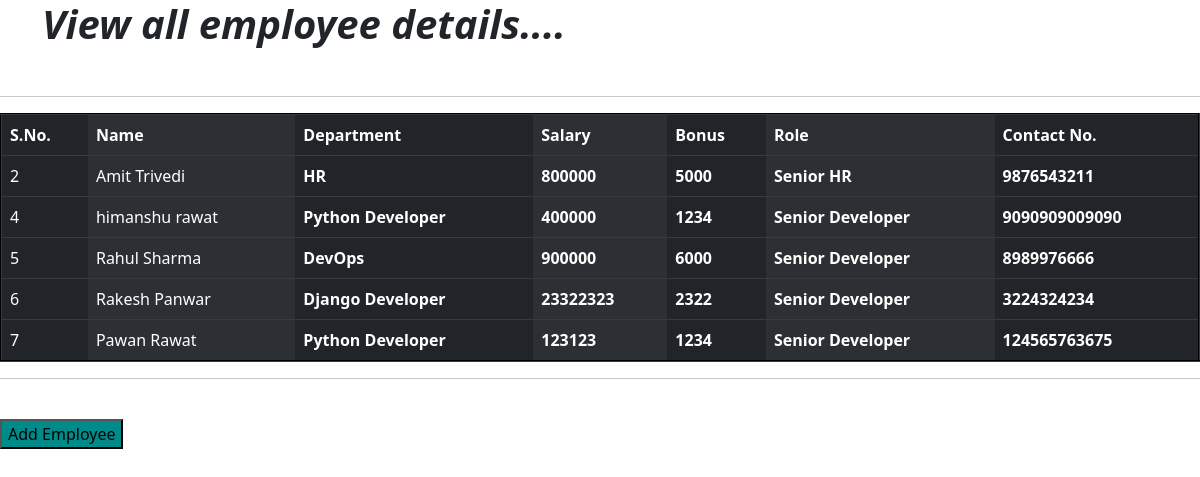
Screenshot of /all with the database file from the repository.
### management/models.py (models this page shows, shortened)
class Employee(models.Model):
    first_name = models.CharField(max_length=25)
    last_name = models.CharField(max_length=20)
    department = models.ForeignKey(Department,default=0, on_delete=models.CASCADE)
    salary = models.IntegerField(default=0)
    bonus = models.IntegerField(default=0)
    role = models.ForeignKey(Role,default=0 ,on_delete=models.CASCADE)
    phone_no = models.IntegerField(default=0)

class Department(models.Model):
    name = models.CharField(max_length=30, null=False)
    location = models.CharField(max_length=100)
    def __str__(self):
        return self.name

class Role(models.Model):
    name = models.CharField(max_length=50, null=False)
    def __str__(self):
        return self.name

### management/views.py (the view)
# urls.py: path('all', views.all, name='all' ),
def all(request):
    emp = Employee.objects.all()
    return render(request, 'all.html', {'employee': emp})

### templates/all.html (shortened to what this page needs)
<!DOCTYPE html>
<html lang="en">
<head>
    <link href="https://cdn.jsdelivr.net/npm/bootstrap@5.3.0-alpha1/dist/css/bootstrap.min.css" rel="stylesheet"
>
</head>
</head>
<body>
    <div class="container">
        <h1><i><b> View all employee details....</b></i></h1><br>
    </div><hr>
    <table border="2" cell spacing="3" class="table table-dark table-striped-columns">
        <tr>
            <th>S.No.</th>
            <th>Name</th>
            <th>Department</th>
            <th>Salary</th>
            <th>Bonus</th>
            <th>Role</th>
            <th>Contact No.</th>
        </tr>
        {% for emp in employee %}
        <tr>
            <td>{{ emp.id }}</td>
            <td>{{ emp.first_name }}
                {{ emp.last_name }}</td>
            <th>{{ emp.department }}</th>
            <th>{{ emp.salary }}</th>
            <th>{{ emp.bonus }} </th>
            <th>{{ emp.role }}</th>
            <th>{{ emp.phone_no }}</th>
        {% endfor %}
        </tr>
    </table>
    <hr>
    <br>
    <a href="/add"><input type="button" value="Add Employee" style="background-color: darkcyan; "></a>
</body>
</html>

### rows the page displays
Employee: id "2", first_name "Amit", last_name "Trivedi", department "HR", salary "800000", bonus "5000", role "Senior HR", phone_no "9876543211"
Employee: id "4", first_name "himanshu", last_name "rawat", department "Python Developer", salary "400000", bonus "1234", role "Senior Developer", phone_no "9090909009090"
Employee: id "5", first_name "Rahul", last_name "Sharma", department "DevOps", salary "900000", bonus "6000", role "Senior Developer", phone_no "8989976666"
Employee: id "6", first_name "Rakesh", last_name "Panwar", department "Django Developer", salary "23322323", bonus "2322", role "Senior Developer", phone_no "3224324234"
Employee: id "7", first_name "Pawan", last_name "Rawat", department "Python Developer", salary "123123", bonus "1234", role "Senior Developer", phone_no "124565763675"
